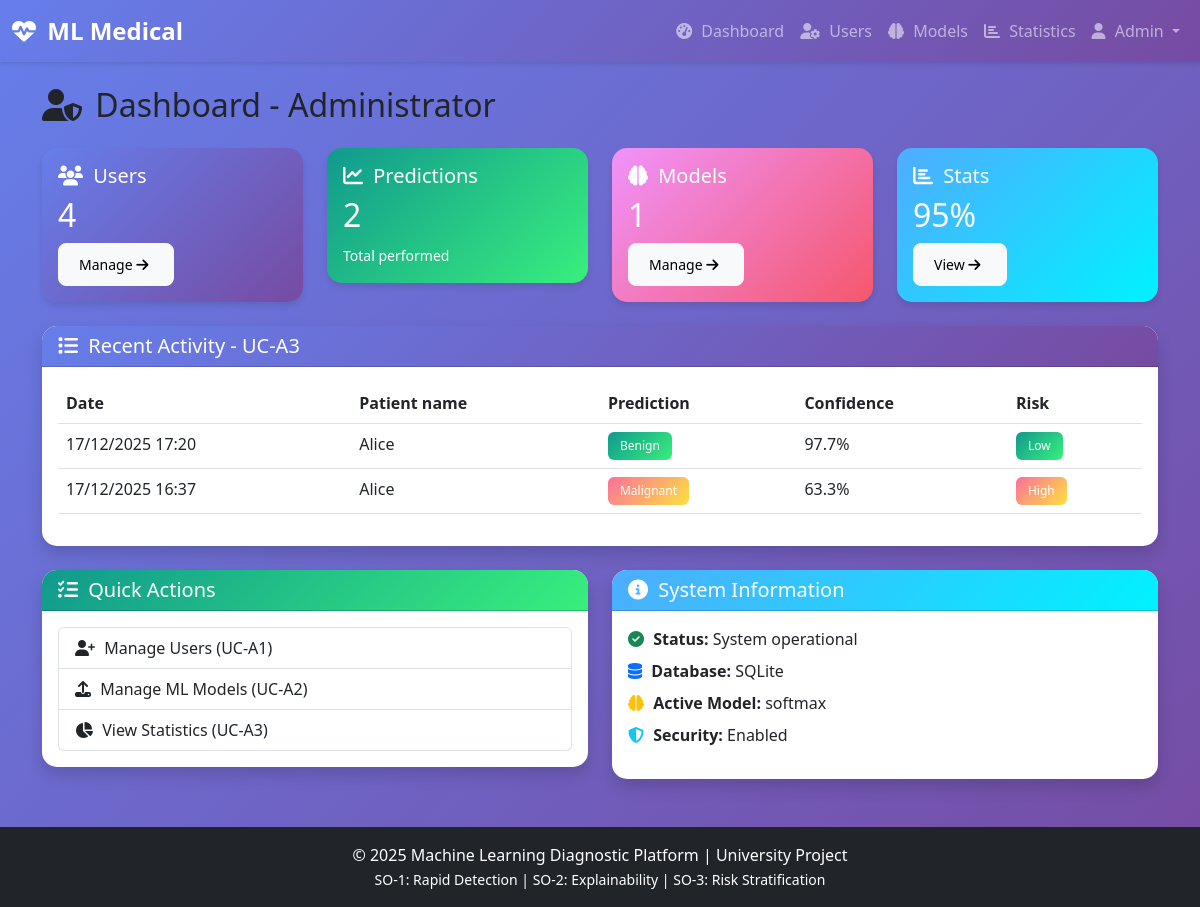
The page /dashboard (signed in) on the database as committed earlier.
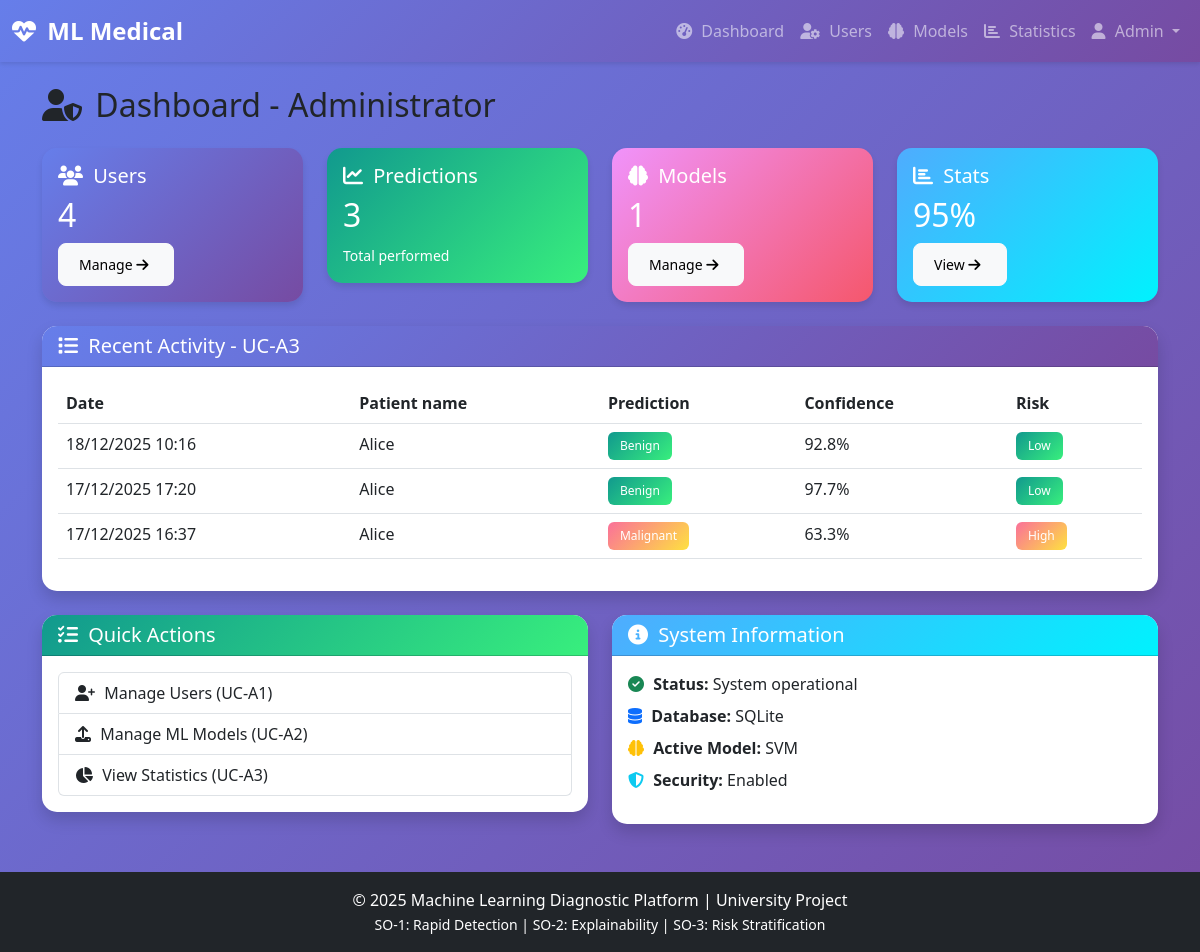
The same page on the database as committed later.
### models.py (models this page shows, shortened)
class Prediction(db.Model):
    __tablename__ = 'predictions'
    id = db.Column(db.Integer, primary_key=True)
    patient_id = db.Column(db.Integer, db.ForeignKey('users.id'), nullable=False)
    input_data = db.Column(db.Text, nullable=False)
    prediction = db.Column(db.String(50), nullable=False)  # Malignant or Benign
    probability = db.Column(db.Float, nullable=False)
    risk_level = db.Column(db.String(20))  # Low, Medium, High
    feature_importance = db.Column(db.Text)
    created_at = db.Column(db.DateTime, default=datetime.utcnow)
    def get_risk_color(self):
        if self.risk_level == 'Low':
            return 'success'
        elif self.risk_level == 'Medium':
            return 'warning'
        else:
            return 'danger'
    def get_prediction_color(self):
        if self.prediction == 'Benign':
            return 'success'
        else:
            return 'danger'

class User(UserMixin, db.Model):
    __tablename__ = 'users'
    id = db.Column(db.Integer, primary_key=True)
    name = db.Column(db.String(100), nullable=False)
    email = db.Column(db.String(120), unique=True, nullable=False)
    password = db.Column(db.String(200), nullable=False)
    role = db.Column(db.String(20), nullable=False)  # patient, doctor, admin
    created_at = db.Column(db.DateTime, default=datetime.utcnow)
    predictions = db.relationship('Prediction', backref='patient', lazy=True, cascade="all, delete-orphan")

class MLModel(db.Model):
    __tablename__ = 'ml_models'
    id = db.Column(db.Integer, primary_key=True)
    name = db.Column(db.String(100), nullable=False)
    filename = db.Column(db.String(200), nullable=False)
    is_active = db.Column(db.Boolean, default=False)
    accuracy = db.Column(db.Float)
    uploaded_at = db.Column(db.DateTime, default=datetime.utcnow)

### app.py (the view)
@app.route('/dashboard')
@login_required
def dashboard():
    if current_user.role == 'patient':
        predictions = Prediction.query.filter_by(patient_id=current_user.id).order_by(Prediction.created_at.desc()).limit(5).all()
        return render_template('patient_dashboard.html', predictions=predictions)
    elif current_user.role == 'doctor':
        predictions = Prediction.query.order_by(Prediction.created_at.desc()).limit(20).all()
        return render_template('doctor_dashboard.html', predictions=predictions)
    elif current_user.role == 'admin':
        total_users = User.query.count()
        total_predictions = Prediction.query.count()
        active_models = MLModel.query.filter_by(is_active=True).count()
        recent_predictions = Prediction.query.order_by(Prediction.created_at.desc()).limit(10).all()
        active_model_obj = MLModel.query.filter_by(is_active=True).first()
        active_model_name = active_model_obj.name if active_model_obj else "Random Forest"
        return render_template('admin_dashboard.html',
                             total_users=total_users,
                             total_predictions=total_predictions,
                             active_models=active_models,
                             recent_predictions=recent_predictions,
                             active_model_name=active_model_name)

### run.py (called while the page is built)
@login_manager.user_loader
def load_user(user_id):
    return db.session.get(User, int(user_id))

### templates/admin_dashboard.html (shortened to what the changed rows need)
{% extends "base.html" %}
{% block content %}
<div class="row">
    <div class="col-12">
        <h2 class="mb-4">
            <i class="fas fa-user-shield"></i> Dashboard - Administrator
        </h2>
    </div>
</div>
<div class="row mb-4">
    <div class="col-md-3">
        <div class="card text-white bg-primary">
            <div class="card-body">
                <h2>{{ total_users }}</h2>
            </div>
        </div>
    </div>
    <div class="col-md-3">
        <div class="card text-white bg-success">
            <div class="card-body">
                <h5 class="card-title"><i class="fas fa-chart-line"></i> Predictions</h5>
                <h2>{{ total_predictions }}</h2>
                <small>Total performed</small>
            </div>
        </div>
    </div>
    <div class="col-md-3">
        <div class="card text-white bg-warning">
            <div class="card-body">
                <h2>{{ active_models }}</h2>
            </div>
        </div>
    </div>
    <div class="col-md-3">
        <div class="card text-white bg-info">
            <div class="card-body">
                <h2>95%</h2>
            </div>
        </div>
    </div>
</div>
<div class="row">
    <div class="col-12">
        <div class="card shadow">
            <div class="card-body">
                {% if recent_predictions %}
                <div class="table-responsive">
                    <table class="table table-hover">
                        <thead>
                            <tr>
                                <th>Date</th>
                                <th>Patient name</th>
                                <th>Prediction</th>
                                <th>Confidence</th>
                                <th>Risk</th>
                            </tr>
                        </thead>
                        <tbody>
                            {% for pred in recent_predictions %}
                            <tr>
                                <td>{{ pred.created_at.strftime('%d/%m/%Y %H:%M') }}</td>
                                <td>{{ pred.patient.name }}</td>
                                <td>
                                    <span class="badge bg-{{ pred.get_prediction_color() }}">
                                        {{ pred.prediction }}
                                    </span>
                                </td>
                                <td>{{ (pred.probability * 100)|round(1) }}%</td>
                                <td>
                                    <span class="badge bg-{{ pred.get_risk_color() }}">
                                        {{ pred.risk_level }}
                                    </span>
                                </td>
                            </tr>
                            {% endfor %}
                        </tbody>
                    </table>
                </div>
                {% else %}
                <div class="text-center py-5">
                    <i class="fas fa-inbox fa-3x text-muted mb-3"></i>
                    <p class="text-muted">No recent activity</p>
                </div>
                {% endif %}
            </div>
        </div>
    </div>
</div>
<div class="row mt-4">
    <div class="col-md-6">
        <div class="card shadow">
            <div class="card-body">
                <ul class="list-unstyled">
                    <li class="mb-2">
                        <i class="fas fa-check-circle text-success"></i>
                        <strong>Status:</strong> System operational
                    </li>
                    <li class="mb-2">
                        <i class="fas fa-database text-primary"></i>
                        <strong>Database:</strong> SQLite
                    </li>
                    <li class="mb-2">
                        <i class="fas fa-brain text-warning"></i>
                        <strong>Active Model:</strong> {{ active_model_name }}
                    </li>
                    <li class="mb-2">
                        <i class="fas fa-shield-alt text-info"></i>
                        <strong>Security:</strong> Enabled
                    </li>
                </ul>
            </div>
        </div>
    </div>
</div>
{% endblock %}

Rows that differ between the two databases and show on the page:
no longer on this page (row edited): MLModel: name "softmax"
added Prediction: created_at "18/12/2025 10:16", patient.name "Alice", prediction "Benign", (pred.probability*100)|round(1) "92.8", risk_level "Low"
now on this page (row edited): MLModel: name "SVM"
Other text that changed with them:
{{ total_predictions }}: "2" → "3"
